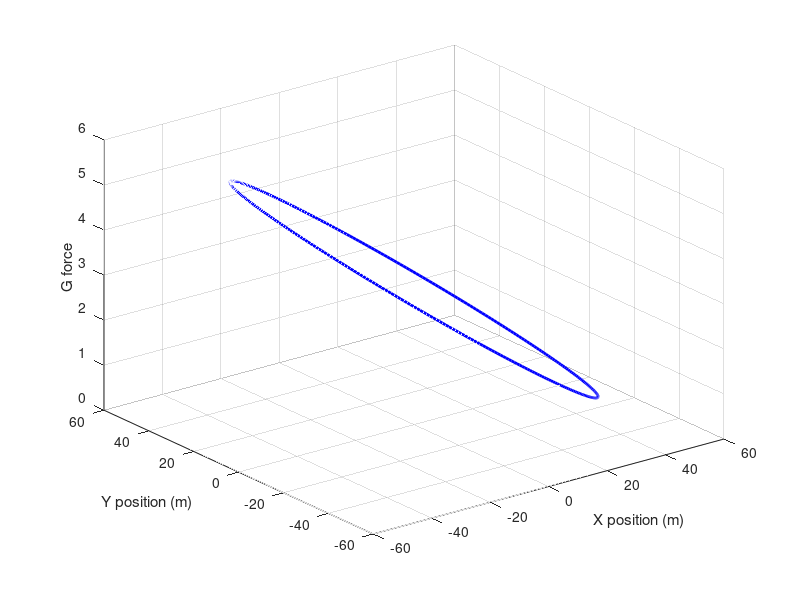

Reproduce this figure in MATLAB.
clc;
clear ;
close all;

%% LOOP 

%Variables
h0 = 125;
theta = linspace (-90,270,360);
R = 50;
g = 9.81;
h = R*sind(theta) + R;

% G Force at different locations
G_top = (2*(h0-2*R)/(R)) -1;
G_angle = (2*(h0-R*sind(theta)-R)/(R))- sind(theta);
G_bot = (2*h0/R) +1;

%Velocity
V = sqrt(2*g*(h0-h));


% Loop diagram
x = R*sind(theta);
y = R*cosd(theta);
plot3(x,y,G_angle,"Color",'b','LineWidth',2);
xlabel('X position (m)');
ylabel('Y position (m)');
zlabel("G force");
grid on;